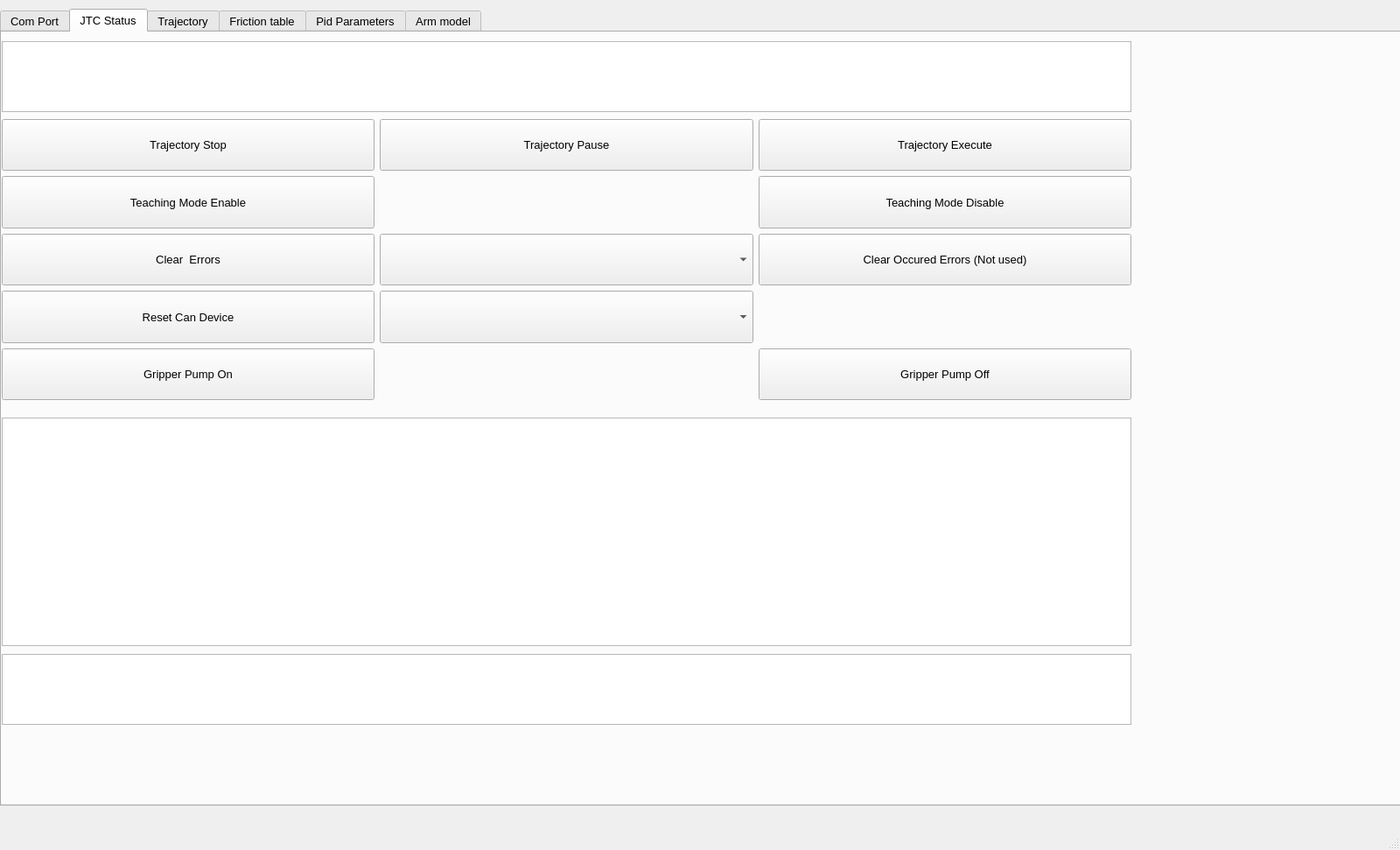
<?xml version="1.0" encoding="UTF-8"?>
<ui version="4.0">
 <class>MainWindow</class>
 <widget class="QMainWindow" name="MainWindow">
  <property name="geometry">
   <rect>
    <x>0</x>
    <y>0</y>
    <width>1600</width>
    <height>971</height>
   </rect>
  </property>
  <property name="windowTitle">
   <string>MainWindow</string>
  </property>
  <widget class="QWidget" name="centralwidget">
   <widget class="QTabWidget" name="tabWidget">
    <property name="geometry">
     <rect>
      <x>0</x>
      <y>10</y>
      <width>16500</width>
      <height>911</height>
     </rect>
    </property>
    <property name="font">
     <font>
      <pointsize>10</pointsize>
      <weight>50</weight>
      <bold>false</bold>
     </font>
    </property>
    <property name="currentIndex">
     <number>1</number>
    </property>
    <property name="iconSize">
     <size>
      <width>16</width>
      <height>16</height>
     </size>
    </property>
    <widget class="QWidget" name="tab">
     <attribute name="title">
      <string>Com Port</string>
     </attribute>
     <widget class="QWidget" name="gridLayoutWidget">
      <property name="geometry">
       <rect>
        <x>10</x>
        <y>320</y>
        <width>1391</width>
        <height>501</height>
       </rect>
      </property>
      <layout class="QGridLayout" name="gridLayout_8">
       <item row="1" column="0">
        <widget class="QTextEdit" name="Com_ReadTextEdit"/>
       </item>
       <item row="0" column="0">
        <widget class="QPushButton" name="Com_ReadTextEdit_2">
         <property name="sizePolicy">
          <sizepolicy hsizetype="Minimum" vsizetype="Minimum">
           <horstretch>0</horstretch>
           <verstretch>0</verstretch>
          </sizepolicy>
         </property>
         <property name="font">
          <font>
           <pointsize>10</pointsize>
           <weight>50</weight>
           <bold>false</bold>
          </font>
         </property>
         <property name="text">
          <string>Clear</string>
         </property>
        </widget>
       </item>
       <item row="1" column="1">
        <widget class="QTextEdit" name="Com_DebugTextEdit"/>
       </item>
       <item row="0" column="1">
        <widget class="QPushButton" name="Com_ReadDebugTextedit">
         <property name="sizePolicy">
          <sizepolicy hsizetype="Minimum" vsizetype="Minimum">
           <horstretch>0</horstretch>
           <verstretch>0</verstretch>
          </sizepolicy>
         </property>
         <property name="font">
          <font>
           <pointsize>10</pointsize>
           <weight>50</weight>
           <bold>false</bold>
          </font>
         </property>
         <property name="text">
          <string>Clear</string>
         </property>
        </widget>
       </item>
      </layout>
     </widget>
     <widget class="QWidget" name="layoutWidget">
      <property name="geometry">
       <rect>
        <x>10</x>
        <y>10</y>
        <width>1389</width>
        <height>301</height>
       </rect>
      </property>
      <layout class="QGridLayout" name="gridLayout">
       <property name="leftMargin">
        <number>6</number>
       </property>
       <property name="topMargin">
        <number>6</number>
       </property>
       <property name="rightMargin">
        <number>6</number>
       </property>
       <property name="bottomMargin">
        <number>6</number>
       </property>
       <property name="spacing">
        <number>10</number>
       </property>
       <item row="2" column="0" colspan="5">
        <layout class="QGridLayout" name="gridLayout_3">
         <item row="0" column="0">
          <widget class="QPushButton" name="Com_ReadFrictionTableFloat">
           <property name="sizePolicy">
            <sizepolicy hsizetype="Expanding" vsizetype="Expanding">
             <horstretch>0</horstretch>
             <verstretch>0</verstretch>
            </sizepolicy>
           </property>
           <property name="font">
            <font>
             <pointsize>10</pointsize>
             <weight>50</weight>
             <bold>false</bold>
            </font>
           </property>
           <property name="text">
            <string>Read Friction Table Float</string>
           </property>
          </widget>
         </item>
         <item row="0" column="2">
          <widget class="QPushButton" name="Com_SendCommanUsDefaultFrictionTableToJtc">
           <property name="sizePolicy">
            <sizepolicy hsizetype="Expanding" vsizetype="Expanding">
             <horstretch>0</horstretch>
             <verstretch>0</verstretch>
            </sizepolicy>
           </property>
           <property name="font">
            <font>
             <pointsize>10</pointsize>
             <weight>50</weight>
             <bold>false</bold>
            </font>
           </property>
           <property name="text">
            <string>Send Command Use Default Friction Talbe</string>
           </property>
          </widget>
         </item>
         <item row="1" column="1">
          <layout class="QGridLayout" name="gridLayout_9">
           <item row="0" column="1">
            <widget class="QPushButton" name="Com_SendFrictionPolynomialCoeffsToJtc">
             <property name="sizePolicy">
              <sizepolicy hsizetype="Expanding" vsizetype="Expanding">
               <horstretch>0</horstretch>
               <verstretch>0</verstretch>
              </sizepolicy>
             </property>
             <property name="font">
              <font>
               <pointsize>10</pointsize>
               <weight>50</weight>
               <bold>false</bold>
              </font>
             </property>
             <property name="text">
              <string>Send Friction Polynomial Coeffs To JTC</string>
             </property>
            </widget>
           </item>
          </layout>
         </item>
         <item row="0" column="1">
          <widget class="QPushButton" name="Com_SendFrictionTableToJtc">
           <property name="sizePolicy">
            <sizepolicy hsizetype="Expanding" vsizetype="Expanding">
             <horstretch>0</horstretch>
             <verstretch>0</verstretch>
            </sizepolicy>
           </property>
           <property name="font">
            <font>
             <pointsize>10</pointsize>
             <weight>50</weight>
             <bold>false</bold>
            </font>
           </property>
           <property name="text">
            <string>Send Friction Table To JTC</string>
           </property>
          </widget>
         </item>
         <item row="1" column="2">
          <widget class="QPushButton" name="Com_SendCommanUsDefaultFrictionPolynomialCoeffsToJtc">
           <property name="sizePolicy">
            <sizepolicy hsizetype="Expanding" vsizetype="Expanding">
             <horstretch>0</horstretch>
             <verstretch>0</verstretch>
            </sizepolicy>
           </property>
           <property name="font">
            <font>
             <pointsize>10</pointsize>
             <weight>50</weight>
             <bold>false</bold>
            </font>
           </property>
           <property name="text">
            <string>Send Command Use Default Friction Polynomial Coeffs</string>
           </property>
          </widget>
         </item>
         <item row="1" column="0">
          <widget class="QPushButton" name="Com_ReadFrictionPolynomialCoeffsFloat">
           <property name="sizePolicy">
            <sizepolicy hsizetype="Expanding" vsizetype="Expanding">
             <horstretch>0</horstretch>
             <verstretch>0</verstretch>
            </sizepolicy>
           </property>
           <property name="font">
            <font>
             <pointsize>10</pointsize>
             <weight>50</weight>
             <bold>false</bold>
            </font>
           </property>
           <property name="text">
            <string>Read Friction Polynomial Coeffs Float</string>
           </property>
          </widget>
         </item>
        </layout>
       </item>
       <item row="0" column="1">
        <widget class="QPushButton" name="Com_OpenButt">
         <property name="sizePolicy">
          <sizepolicy hsizetype="Expanding" vsizetype="Expanding">
           <horstretch>0</horstretch>
           <verstretch>0</verstretch>
          </sizepolicy>
         </property>
         <property name="font">
          <font>
           <pointsize>10</pointsize>
           <weight>50</weight>
           <bold>false</bold>
          </font>
         </property>
         <property name="text">
          <string>Open Com Port</string>
         </property>
        </widget>
       </item>
       <item row="5" column="0" colspan="5">
        <layout class="QGridLayout" name="gridLayout_2">
         <item row="0" column="1">
          <widget class="QPushButton" name="Com_SendTrajectoryToJtc">
           <property name="sizePolicy">
            <sizepolicy hsizetype="Expanding" vsizetype="Expanding">
             <horstretch>0</horstretch>
             <verstretch>0</verstretch>
            </sizepolicy>
           </property>
           <property name="font">
            <font>
             <pointsize>10</pointsize>
             <weight>50</weight>
             <bold>false</bold>
            </font>
           </property>
           <property name="text">
            <string>Send Trajectory To JTC</string>
           </property>
          </widget>
         </item>
         <item row="0" column="0">
          <widget class="QPushButton" name="Com_ReadTrajectoryInt16">
           <property name="sizePolicy">
            <sizepolicy hsizetype="Expanding" vsizetype="Expanding">
             <horstretch>0</horstretch>
             <verstretch>0</verstretch>
            </sizepolicy>
           </property>
           <property name="font">
            <font>
             <pointsize>10</pointsize>
             <weight>50</weight>
             <bold>false</bold>
            </font>
           </property>
           <property name="text">
            <string>Read Trajectory Int16_t</string>
           </property>
          </widget>
         </item>
        </layout>
       </item>
       <item row="0" column="2">
        <widget class="QPushButton" name="Com_CloseButt">
         <property name="sizePolicy">
          <sizepolicy hsizetype="Expanding" vsizetype="Expanding">
           <horstretch>0</horstretch>
           <verstretch>0</verstretch>
          </sizepolicy>
         </property>
         <property name="font">
          <font>
           <pointsize>10</pointsize>
           <weight>50</weight>
           <bold>false</bold>
          </font>
         </property>
         <property name="text">
          <string>Close Com Port</string>
         </property>
        </widget>
       </item>
       <item row="0" column="0">
        <widget class="QComboBox" name="Com_NameComboBox">
         <property name="sizePolicy">
          <sizepolicy hsizetype="Expanding" vsizetype="Expanding">
           <horstretch>0</horstretch>
           <verstretch>0</verstretch>
          </sizepolicy>
         </property>
        </widget>
       </item>
       <item row="4" column="0" colspan="5">
        <layout class="QGridLayout" name="gridLayout_6">
         <item row="0" column="0">
          <widget class="QPushButton" name="Com_ReadArmModel">
           <property name="sizePolicy">
            <sizepolicy hsizetype="Expanding" vsizetype="Expanding">
             <horstretch>0</horstretch>
             <verstretch>0</verstretch>
            </sizepolicy>
           </property>
           <property name="font">
            <font>
             <pointsize>10</pointsize>
             <weight>50</weight>
             <bold>false</bold>
            </font>
           </property>
           <property name="text">
            <string>Read Arm Model</string>
           </property>
          </widget>
         </item>
         <item row="0" column="1">
          <widget class="QPushButton" name="Com_SendArmModelToJtc">
           <property name="sizePolicy">
            <sizepolicy hsizetype="Expanding" vsizetype="Expanding">
             <horstretch>0</horstretch>
             <verstretch>0</verstretch>
            </sizepolicy>
           </property>
           <property name="font">
            <font>
             <pointsize>10</pointsize>
             <weight>50</weight>
             <bold>false</bold>
            </font>
           </property>
           <property name="text">
            <string>Send Arm Model to JTC</string>
           </property>
          </widget>
         </item>
         <item row="0" column="2">
          <widget class="QPushButton" name="Com_SendCommandUseDefaultArmModelToJtc">
           <property name="sizePolicy">
            <sizepolicy hsizetype="Expanding" vsizetype="Expanding">
             <horstretch>0</horstretch>
             <verstretch>0</verstretch>
            </sizepolicy>
           </property>
           <property name="font">
            <font>
             <pointsize>10</pointsize>
             <weight>50</weight>
             <bold>false</bold>
            </font>
           </property>
           <property name="text">
            <string>Send Command Use Default Arm Model</string>
           </property>
          </widget>
         </item>
        </layout>
       </item>
       <item row="3" column="0" colspan="5">
        <layout class="QGridLayout" name="gridLayout_7">
         <item row="0" column="2">
          <widget class="QPushButton" name="Com_SendCommandUseDefaultPidParamlToJtc">
           <property name="sizePolicy">
            <sizepolicy hsizetype="Expanding" vsizetype="Expanding">
             <horstretch>0</horstretch>
             <verstretch>0</verstretch>
            </sizepolicy>
           </property>
           <property name="font">
            <font>
             <pointsize>10</pointsize>
             <weight>50</weight>
             <bold>false</bold>
            </font>
           </property>
           <property name="text">
            <string>Send Command Use Default Pid Parameters</string>
           </property>
          </widget>
         </item>
         <item row="0" column="0">
          <widget class="QPushButton" name="Com_ReadPidParam">
           <property name="sizePolicy">
            <sizepolicy hsizetype="Expanding" vsizetype="Expanding">
             <horstretch>0</horstretch>
             <verstretch>0</verstretch>
            </sizepolicy>
           </property>
           <property name="font">
            <font>
             <pointsize>10</pointsize>
             <weight>50</weight>
             <bold>false</bold>
            </font>
           </property>
           <property name="text">
            <string>Read Pid Parameters</string>
           </property>
          </widget>
         </item>
         <item row="0" column="1">
          <widget class="QPushButton" name="Com_SendPidParamlToJtc">
           <property name="sizePolicy">
            <sizepolicy hsizetype="Expanding" vsizetype="Expanding">
             <horstretch>0</horstretch>
             <verstretch>0</verstretch>
            </sizepolicy>
           </property>
           <property name="font">
            <font>
             <pointsize>10</pointsize>
             <weight>50</weight>
             <bold>false</bold>
            </font>
           </property>
           <property name="text">
            <string>Send Pid Parameters to JTC</string>
           </property>
          </widget>
         </item>
        </layout>
       </item>
       <item row="0" column="4">
        <widget class="QPushButton" name="Com_OnOffSynchroTransmision">
         <property name="sizePolicy">
          <sizepolicy hsizetype="Expanding" vsizetype="Expanding">
           <horstretch>0</horstretch>
           <verstretch>0</verstretch>
          </sizepolicy>
         </property>
         <property name="font">
          <font>
           <pointsize>10</pointsize>
           <weight>50</weight>
           <bold>false</bold>
          </font>
         </property>
         <property name="text">
          <string>On/Off Synchronic transmision</string>
         </property>
        </widget>
       </item>
       <item row="0" column="3">
        <layout class="QVBoxLayout" name="verticalLayout">
         <item>
          <widget class="QRadioButton" name="pathWindowsRadioButton">
           <property name="sizePolicy">
            <sizepolicy hsizetype="Minimum" vsizetype="Expanding">
             <horstretch>0</horstretch>
             <verstretch>0</verstretch>
            </sizepolicy>
           </property>
           <property name="text">
            <string>Windows path</string>
           </property>
           <property name="checked">
            <bool>false</bool>
           </property>
          </widget>
         </item>
         <item>
          <widget class="QRadioButton" name="pathLinuxRadioButton">
           <property name="sizePolicy">
            <sizepolicy hsizetype="Minimum" vsizetype="Expanding">
             <horstretch>0</horstretch>
             <verstretch>0</verstretch>
            </sizepolicy>
           </property>
           <property name="text">
            <string>Linux path</string>
           </property>
           <property name="checked">
            <bool>true</bool>
           </property>
          </widget>
         </item>
        </layout>
       </item>
      </layout>
     </widget>
    </widget>
    <widget class="QWidget" name="tab_3">
     <attribute name="title">
      <string>JTC Status</string>
     </attribute>
     <widget class="QTableView" name="Com_JointsParamTableView">
      <property name="geometry">
       <rect>
        <x>0</x>
        <y>440</y>
        <width>1291</width>
        <height>261</height>
       </rect>
      </property>
     </widget>
     <widget class="QTableView" name="Com_JtcParamTableView">
      <property name="geometry">
       <rect>
        <x>0</x>
        <y>10</y>
        <width>1291</width>
        <height>81</height>
       </rect>
      </property>
     </widget>
     <widget class="QWidget" name="gridLayoutWidget_2">
      <property name="geometry">
       <rect>
        <x>0</x>
        <y>99</y>
        <width>1291</width>
        <height>321</height>
       </rect>
      </property>
      <layout class="QGridLayout" name="gridLayout_5">
       <item row="2" column="0">
        <widget class="QPushButton" name="JTC_ClearErrors">
         <property name="sizePolicy">
          <sizepolicy hsizetype="Expanding" vsizetype="Expanding">
           <horstretch>0</horstretch>
           <verstretch>0</verstretch>
          </sizepolicy>
         </property>
         <property name="font">
          <font>
           <pointsize>10</pointsize>
           <weight>50</weight>
           <bold>false</bold>
          </font>
         </property>
         <property name="text">
          <string>Clear  Errors</string>
         </property>
        </widget>
       </item>
       <item row="1" column="2">
        <widget class="QPushButton" name="JTC_TeachingModeDisable">
         <property name="sizePolicy">
          <sizepolicy hsizetype="Expanding" vsizetype="Expanding">
           <horstretch>0</horstretch>
           <verstretch>0</verstretch>
          </sizepolicy>
         </property>
         <property name="font">
          <font>
           <pointsize>10</pointsize>
           <weight>50</weight>
           <bold>false</bold>
          </font>
         </property>
         <property name="text">
          <string>Teaching Mode Disable</string>
         </property>
        </widget>
       </item>
       <item row="2" column="2">
        <widget class="QPushButton" name="JTC_ClearOccuredErrors">
         <property name="sizePolicy">
          <sizepolicy hsizetype="Expanding" vsizetype="Expanding">
           <horstretch>0</horstretch>
           <verstretch>0</verstretch>
          </sizepolicy>
         </property>
         <property name="font">
          <font>
           <pointsize>10</pointsize>
           <weight>50</weight>
           <bold>false</bold>
          </font>
         </property>
         <property name="text">
          <string>Clear Occured Errors (Not used)</string>
         </property>
        </widget>
       </item>
       <item row="4" column="0">
        <widget class="QPushButton" name="Gripper_PumpOn">
         <property name="sizePolicy">
          <sizepolicy hsizetype="Expanding" vsizetype="Expanding">
           <horstretch>0</horstretch>
           <verstretch>0</verstretch>
          </sizepolicy>
         </property>
         <property name="font">
          <font>
           <pointsize>10</pointsize>
           <weight>50</weight>
           <bold>false</bold>
          </font>
         </property>
         <property name="text">
          <string>Gripper Pump On</string>
         </property>
        </widget>
       </item>
       <item row="4" column="2">
        <widget class="QPushButton" name="Gripper_PumpOff">
         <property name="sizePolicy">
          <sizepolicy hsizetype="Expanding" vsizetype="Expanding">
           <horstretch>0</horstretch>
           <verstretch>0</verstretch>
          </sizepolicy>
         </property>
         <property name="font">
          <font>
           <pointsize>10</pointsize>
           <weight>50</weight>
           <bold>false</bold>
          </font>
         </property>
         <property name="text">
          <string>Gripper Pump Off</string>
         </property>
        </widget>
       </item>
       <item row="1" column="0">
        <widget class="QPushButton" name="JTC_TeachingModeEnable">
         <property name="sizePolicy">
          <sizepolicy hsizetype="Expanding" vsizetype="Expanding">
           <horstretch>0</horstretch>
           <verstretch>0</verstretch>
          </sizepolicy>
         </property>
         <property name="font">
          <font>
           <pointsize>10</pointsize>
           <weight>50</weight>
           <bold>false</bold>
          </font>
         </property>
         <property name="text">
          <string>Teaching Mode Enable</string>
         </property>
        </widget>
       </item>
       <item row="0" column="1">
        <widget class="QPushButton" name="Traj_TrajectoryPause">
         <property name="sizePolicy">
          <sizepolicy hsizetype="Expanding" vsizetype="Expanding">
           <horstretch>0</horstretch>
           <verstretch>0</verstretch>
          </sizepolicy>
         </property>
         <property name="font">
          <font>
           <pointsize>10</pointsize>
           <weight>50</weight>
           <bold>false</bold>
          </font>
         </property>
         <property name="text">
          <string>Trajectory Pause</string>
         </property>
        </widget>
       </item>
       <item row="0" column="2">
        <widget class="QPushButton" name="Traj_TrajectoryExecute">
         <property name="sizePolicy">
          <sizepolicy hsizetype="Expanding" vsizetype="Expanding">
           <horstretch>0</horstretch>
           <verstretch>0</verstretch>
          </sizepolicy>
         </property>
         <property name="font">
          <font>
           <pointsize>10</pointsize>
           <weight>50</weight>
           <bold>false</bold>
          </font>
         </property>
         <property name="text">
          <string>Trajectory Execute</string>
         </property>
        </widget>
       </item>
       <item row="0" column="0">
        <widget class="QPushButton" name="Traj_TrajectoryStop">
         <property name="sizePolicy">
          <sizepolicy hsizetype="Expanding" vsizetype="Expanding">
           <horstretch>0</horstretch>
           <verstretch>0</verstretch>
          </sizepolicy>
         </property>
         <property name="font">
          <font>
           <pointsize>10</pointsize>
           <weight>50</weight>
           <bold>false</bold>
          </font>
         </property>
         <property name="text">
          <string>Trajectory Stop</string>
         </property>
        </widget>
       </item>
       <item row="3" column="0">
        <widget class="QPushButton" name="ResetCanDevice">
         <property name="sizePolicy">
          <sizepolicy hsizetype="Expanding" vsizetype="Expanding">
           <horstretch>0</horstretch>
           <verstretch>0</verstretch>
          </sizepolicy>
         </property>
         <property name="font">
          <font>
           <pointsize>10</pointsize>
           <weight>50</weight>
           <bold>false</bold>
          </font>
         </property>
         <property name="text">
          <string>Reset Can Device</string>
         </property>
        </widget>
       </item>
       <item row="3" column="1">
        <widget class="QComboBox" name="ResetCanDeviceComboBox">
         <property name="sizePolicy">
          <sizepolicy hsizetype="Expanding" vsizetype="Expanding">
           <horstretch>0</horstretch>
           <verstretch>0</verstretch>
          </sizepolicy>
         </property>
        </widget>
       </item>
       <item row="2" column="1">
        <widget class="QComboBox" name="ClearErrorsComboBox">
         <property name="sizePolicy">
          <sizepolicy hsizetype="Expanding" vsizetype="Expanding">
           <horstretch>0</horstretch>
           <verstretch>0</verstretch>
          </sizepolicy>
         </property>
        </widget>
       </item>
      </layout>
     </widget>
     <widget class="QTableView" name="Com_GripperParamTableView">
      <property name="geometry">
       <rect>
        <x>0</x>
        <y>710</y>
        <width>1291</width>
        <height>81</height>
       </rect>
      </property>
     </widget>
    </widget>
    <widget class="QWidget" name="Com">
     <attribute name="title">
      <string>Trajectory</string>
     </attribute>
     <widget class="QTextEdit" name="Com_TrajTextEdit">
      <property name="geometry">
       <rect>
        <x>0</x>
        <y>10</y>
        <width>1400</width>
        <height>180</height>
       </rect>
      </property>
     </widget>
     <widget class="QTableView" name="Com_TrajTableView">
      <property name="geometry">
       <rect>
        <x>0</x>
        <y>200</y>
        <width>1400</width>
        <height>650</height>
       </rect>
      </property>
     </widget>
    </widget>
    <widget class="QWidget" name="Can">
     <attribute name="title">
      <string>Friction table</string>
     </attribute>
     <widget class="QTextEdit" name="Com_FrictionTableTextEdit">
      <property name="geometry">
       <rect>
        <x>0</x>
        <y>10</y>
        <width>1400</width>
        <height>180</height>
       </rect>
      </property>
     </widget>
     <widget class="QTableView" name="Com_FrictionTableTableView">
      <property name="geometry">
       <rect>
        <x>0</x>
        <y>200</y>
        <width>1400</width>
        <height>650</height>
       </rect>
      </property>
     </widget>
    </widget>
    <widget class="QWidget" name="tab_4">
     <attribute name="title">
      <string>Pid Parameters</string>
     </attribute>
     <widget class="QTextEdit" name="Com_PidParametersTextEdit">
      <property name="geometry">
       <rect>
        <x>0</x>
        <y>10</y>
        <width>1400</width>
        <height>180</height>
       </rect>
      </property>
     </widget>
     <widget class="QTableView" name="Com_PidParametersTableView">
      <property name="geometry">
       <rect>
        <x>0</x>
        <y>200</y>
        <width>1400</width>
        <height>650</height>
       </rect>
      </property>
     </widget>
    </widget>
    <widget class="QWidget" name="tab_2">
     <attribute name="title">
      <string>Arm model</string>
     </attribute>
     <widget class="QTableView" name="Com_ArmModelLinksTableView">
      <property name="geometry">
       <rect>
        <x>10</x>
        <y>260</y>
        <width>1400</width>
        <height>291</height>
       </rect>
      </property>
     </widget>
     <widget class="QTextEdit" name="Com_ArmModelTextEdit">
      <property name="geometry">
       <rect>
        <x>10</x>
        <y>10</y>
        <width>1400</width>
        <height>241</height>
       </rect>
      </property>
     </widget>
     <widget class="QTableView" name="Com_ArmModelJointsTableView">
      <property name="geometry">
       <rect>
        <x>10</x>
        <y>560</y>
        <width>1400</width>
        <height>291</height>
       </rect>
      </property>
     </widget>
    </widget>
   </widget>
  </widget>
  <widget class="QMenuBar" name="menubar">
   <property name="geometry">
    <rect>
     <x>0</x>
     <y>0</y>
     <width>1600</width>
     <height>21</height>
    </rect>
   </property>
  </widget>
  <widget class="QStatusBar" name="statusbar"/>
 </widget>
 <resources/>
 <connections/>
</ui>
